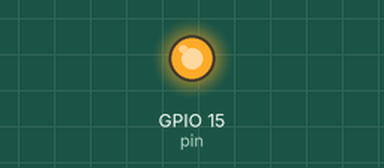
A program run on a simulated Raspberry Pi (BCM pin numbers). On the bench: output pins drawn as LEDs (lit = HIGH). At 0.0 s the program stops and its outputs stay as they are.

Above: at 0.1 s.
Timing chart, 0 to 1.5 s (numbered marks = the images above):
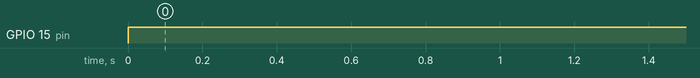

Measured:
- by itself, GPIO 15 (pin): LOW → HIGH at 0.00 s

The program:

buzzer-on.py
```python
import RPi.GPIO as GPIO
import sys

GPIO.setmode(GPIO.BCM)
GPIO.setwarnings(False)
pin =  15 # pin 11 on the RP board
GPIO.setup(pin, GPIO.OUT)
state = 1
GPIO.output(pin, (GPIO.LOW if state == 0 else GPIO.HIGH))
```
